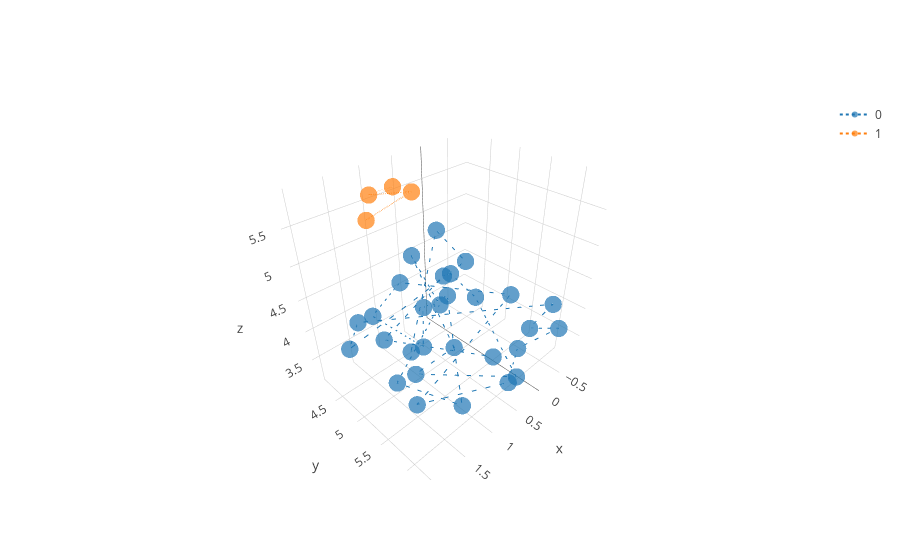

Source (notebook cell):
### Code cell
plotter(text, 'o:', reduce_kwargs={'algorithm': 'UMAP'}, text_kwargs={'model': 'LatentDirichletAllocation'})

### Figure 1 — Plotly figure (JSON) as saved in the notebook; plotly's stock layout.template omitted (floating-point values rounded to 4 significant figures)
{"data": [{"line": {"dash": "dot"}, "marker": {"opacity": 0.7, "size": 6}, "mode": "lines+markers", "name": "0", "type": "scatter3d", "uid": "fb0fcdb7-6bd7-4771-bce2-743ce41a1a1d", "x": [1.508, 0.2359, 0.201, 2.025, 1.647, -0.8154, -0.4824, -0.4871, -0.06774, 0.6699, 1.688, -0.4297, 0.9023, 1.769, 0.5962, 0.1803, 0.4442, 1.13, 1.572, -0.1683, 0.3216, 0.6001, 1.184, 0.3013, -0.3397, -0.444, -0.1226, 1.222, 0.7543], "y": [5.453, 4.566, 5.084, 4.958, 4.589, 5.897, 5.765, 6.227, 5.875, 6.287, 5.727, 5.409, 4.546, 5.132, 4.613, 4.171, 4.985, 5.943, 5.205, 4.186, 4.115, 5.274, 5.112, 6.154, 4.812, 4.158, 4.323, 4.501, 6.087], "z": [4.178, 4.983, 4.701, 4.235, 4.202, 3.878, 3.542, 3.814, 3.484, 3.658, 3.624, 3.998, 4.436, 4.681, 3.128, 3.425, 4.21, 3.324, 3.515, 3.299, 4.428, 3.545, 3.325, 3.392, 3.691, 3.778, 3.96, 3.59, 4.018]}, {"line": {"dash": "dot"}, "marker": {"opacity": 0.7, "size": 6}, "mode": "lines+markers", "name": "1", "type": "scatter3d", "uid": "cbddc32b-fd91-4946-83e1-22fe0e59c9ad", "x": [0.9991, 1.145, 0.6086, 1.343], "y": [4.672, 4.396, 4.531, 4.583], "z": [5.858, 5.718, 5.636, 5.528]}], "layout": {}}
